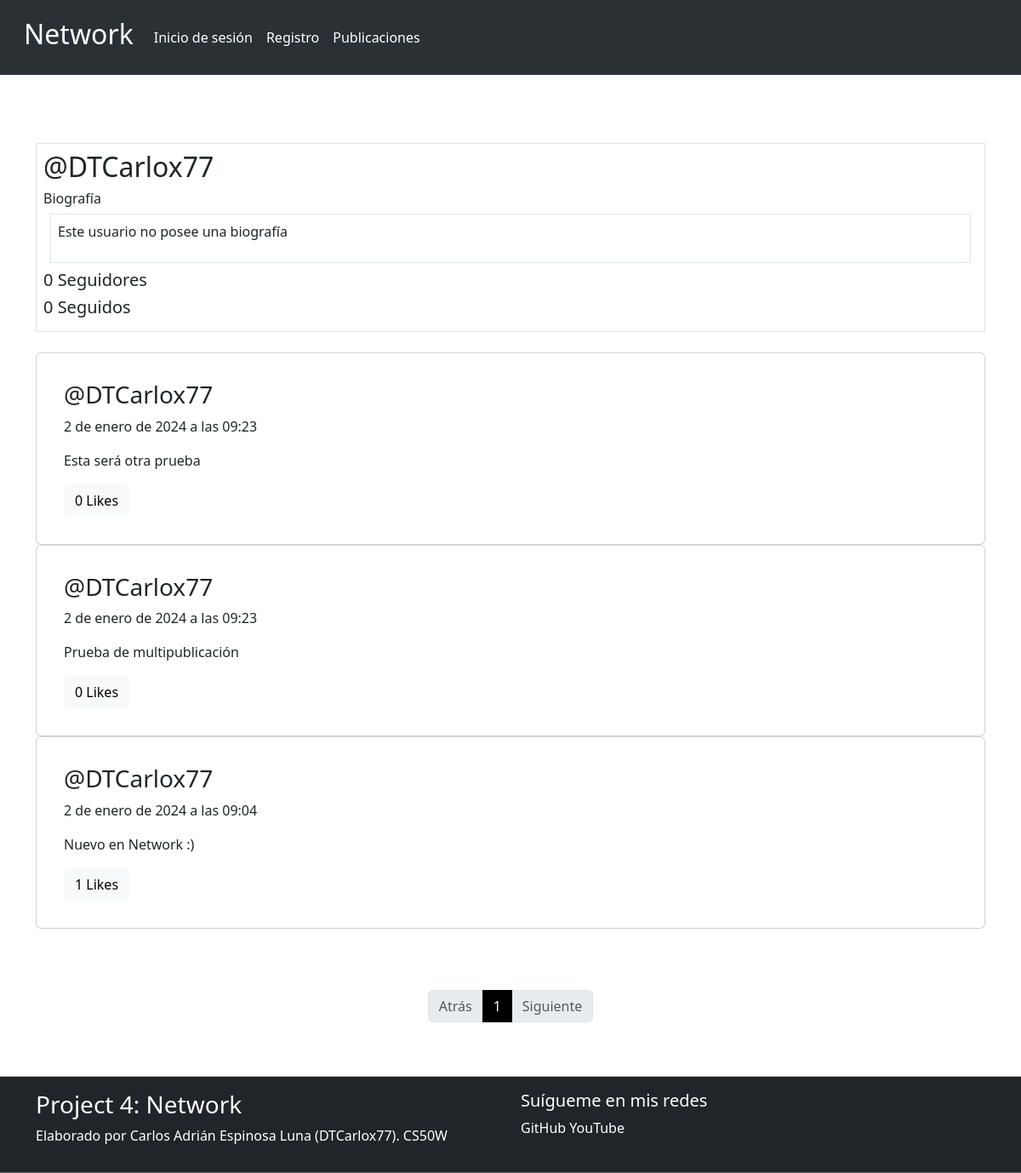
/profile/DTCarlox77/, run on the app's committed database.
### network/models.py (models this page shows, shortened)
class CustomUser(AbstractUser):
    correo = models.EmailField(unique=True)
    name = models.CharField(max_length=40)
    lastname = models.CharField(max_length=40)
    biografia = models.TextField(blank=True)
    def __str__(self):
        return self.username

class Post(models.Model):
    autor = models.ForeignKey(CustomUser, on_delete=models.CASCADE)
    contenido = models.TextField()
    fecha = models.DateTimeField(auto_now_add=True)
    likes = models.ManyToManyField(CustomUser, through=Like, related_name='post_likes')

### network/views.py (the view)
# urls.py: path('profile/<str:username>/', profile, name='profile'),
def profile(request, username):
    usuario = get_object_or_404(CustomUser, username=username)
    user_posts = Post.objects.filter(autor=usuario).order_by('-fecha')
    seguidor = None
    paginator = Paginator(user_posts, 10)
    page = request.GET.get('page')
    try:
        page_posts = paginator.page(page)
    except PageNotAnInteger:
        page_posts = paginator.page(1)
    except EmptyPage:
        page_posts = paginator.page(paginator.num_pages)
    seguidores = Seguidor.objects.filter(siguiendo=usuario).count()
    siguiendo = Seguidor.objects.filter(seguidor=usuario).count()
    if request.user.is_authenticated:
        seguidor = Seguidor.objects.filter(seguidor=request.user, siguiendo=usuario).exists()
    if request.method == 'POST':
        nueva_biografia = request.POST.get('biografia')
        if nueva_biografia is not None:
            usuario.biografia = nueva_biografia
            usuario.save()
    return render(request, 'profile.html', {
        'page_posts': page_posts,
        'perfil': 'propio' if str(username) == str(request.user) else None,
        'username': usuario,
        'seguidores': seguidores,
        'siguiendo': siguiendo,
        'seguidor': seguidor
    })

### network/templates/profile.html (shortened to what this page needs)
{% extends "layouts/base.html" %}
{% block content %}
{% if perfil == 'propio' %}
    <div class="container border mt-4 mb-4 p-2">
        <h2>@{{ username.username }}</h2>
        <h4>{{ username.name }} {{ username.lastname }}</h4>
        <hr>
        <h6 class="ml-5 mt-2">Mi biografía</h6>
        <form action="{% url 'profile' username.username %}" method="POST">
            {% csrf_token %}
            <div class="form-floating mb-3">
                <textarea class="form-control" placeholder="¿Qué tienes en mente?" id="floatingTextarea" value="Prueba" name="biografia">{{ username.biografia }}</textarea>
                <label for="floatingTextarea">Redacta tu biografía</label>
            </div>
            <hr>
            <h5>{{ seguidores }} seguidores</h5>
            <h5>{{ siguiendo }} seguidos</h5>
            <br>
            <button type="submit" class="btn btn-dark">Guardar cambios</button>
        </form>
    </div>
    <h3 class="p-4">Tus posts</h3>
{% else %}
    <div class="container border mt-4 mb-4 p-2">
        <h2>@{{ username.username }}</h2>
        {% if username.biografia %}
            <h6 class="ml-5 mt-2">Biografía</h6>
            <div class="span border m-2 p-2">
                <p>{{ username.biografia }}</p>
            </div>
        {% else %}
            <h6 class="ml-5 mt-2">Biografía</h6>
            <div class="span border m-2 p-2">
                <p>Este usuario no posee una biografía</p>
            </div>
        {% endif %}
        <form method="POST">
            <h5 id="cantidad_seguidores">{{ seguidores }} Seguidores</h5>
            <h5>{{ siguiendo }} Seguidos</h5>
        </form>
    </div>
{% endif %}
{% if page_posts %}
    {% for post in page_posts %}
    <div class="card">
        <div class="card-body m-3">
            <h3 class="card-title">@{{ post.autor }}</h3>
            <p class="card-text">{{ post.fecha }}</p>
            <form method="POST" class="like-form" id="post-{{ post.id }}">
                <p class="card-text" id="content-{{ post.id }}">{{ post.contenido }}</p>
                {% if user.is_authenticated %}
                    {% if request.user in post.likes.all %}
                        <button type="button" class="btn btn-primary btn-dark like_button" data-post-id="{{ post.id }}">
                            {{ post.likes.all.count }} Likes
                        </button>
                    {% else %}
                        <button type="button" class="btn btn-primary btn-light like_button" data-post-id="{{ post.id }}">
                            {{ post.likes.all.count }} Likes
                        </button>
                    {% endif %}
                    {% if perfil == 'propio' %}
                        <button type="button" class="btn btn-light edit_post" data-post-id="{{ post.id }}">Modificar</button>
                        <button type="button" class="btn btn-light delete_post" data-post-id="{{ post.id }}">Eliminar</button>
                    {% endif %}
                {% else %}
                    <a  href="{% url 'login' %}">
                        <button type="button" class="btn btn-primary btn-light">
                            {{ post.likes.all.count }} Likes
                        </button>
                    </a>
                {% endif %}
            </form>
        </div>
    </div>
    {% endfor %}
    <br>
    <div class="d-flex justify-content-center mt-5">
        <nav aria-label="...">
            <ul class="pagination">
                {% if page_posts.has_previous %}
                    <li class="page-item">
                        <a class="page-link" href="?page={{ page_posts.previous_page_number }}">Atrás</a>
                    </li>
                {% else %}
                    <li class="page-item disabled">
                        <span class="page-link" href="?page=1">Atrás</span>
                    </li>
                {% endif %}
                {% for num in page_posts.paginator.page_range %}
                    <li class="page-item {% if num == page_posts.number%}active{% endif %}" aria-current="page">
                        <a class="page-link" href="?page={{ num }}">{{ num }}</a>
                    </li>
                {% endfor %}
                {% if page_posts.has_next %}
                    <li class="page-item">
                        <a class="page-link" href="?page={{ page_posts.next_page_number }}">Siguiente</a>
                    </li>
                {% else %}
                    <li class="page-item disabled">
                        <span class="page-link">Siguiente</span>
                    </li>
                {% endif %}
            </ul>
        </nav>
    </div>
{% else %}
    <div class="container mt-4 border p-4">
        <h2>{% if perfil == 'propio' %}No has hecho publicaciones{% else %}Esta persona no ha hecho publicaciones{% endif %}</h2>
    </div>
{% endif %}
<br>
{% endblock %}

### network/static/css/style.css (style rules this page uses)
body { width: 100%; min-height: 100vh; height: 100vh; }
.pagination .page-link { background-color: #fff; color: #000; border-color: black; }
.pagination .page-item.active .page-link { background-color: black; color: white; border-color: black; }

### data on the page
CustomUser: username "DTCarlox77"
Post: autor "DTCarlox77", fecha "2 de enero de 2024 a las 09:23", contenido "Esta será otra prueba", likes.all.count "0"
Post: autor "DTCarlox77", fecha "2 de enero de 2024 a las 09:23", contenido "Prueba de multipublicación", likes.all.count "0"
Post: autor "DTCarlox77", fecha "2 de enero de 2024 a las 09:04", contenido "Nuevo en Network :)", likes.all.count "1"

### other printed values
{{ seguidores }} "0"
{{ siguiendo }} "0"
{{ num }} "1"
